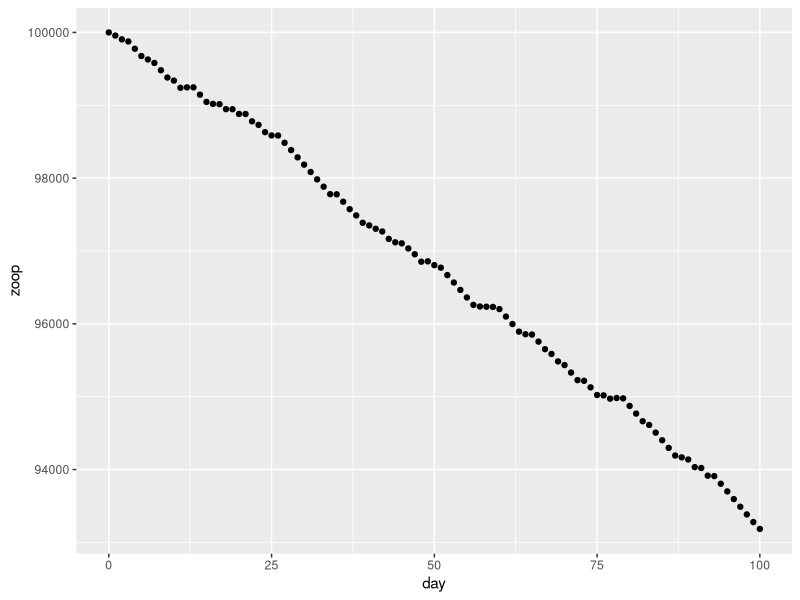
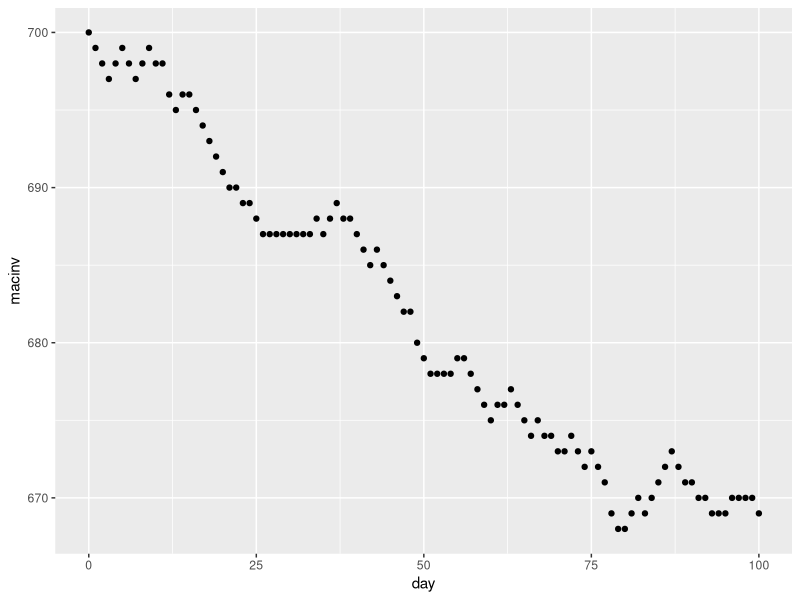
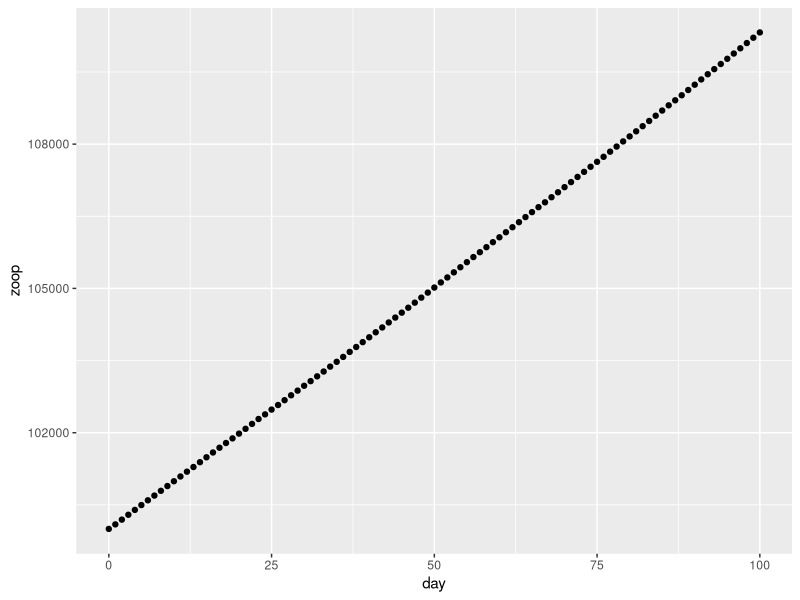
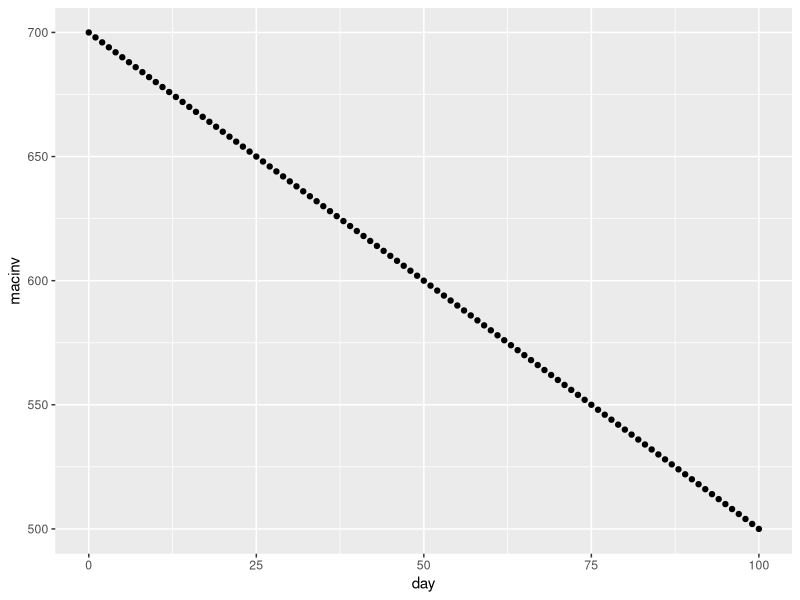

Reproduce these figures in R, in order.
# ZOO 955 HW 6 Hart, Adler, Butts: Individual Based Modeling

require(dplyr); require(ggplot2)

###=================== Randomly selecting zooplankton or macroinvertebrates ###===================
# initial populations
zoop = 100000
macinv = 700
yp = 1

# blank data frame
df<- data.frame(matrix(ncol=6, nrow=101))
colnames(df)<- c('day', 'zoop','macinv', 'biomass', 'mac_eat', 'zoop_eat')

# populating values in data frame
df$day = seq(0,100)
df$zoop[1] = zoop
df$macinv[1] = macinv
df$biomass = 0
df$mac_eat = 0
df$zoop_eat = 0

# setting the start population that will be updated through each iteration
current_pop = c(rep(colnames(df[2]), times = df[1,2]),
                rep(colnames(df[3]), times = df[1,3]))

for (i in 2: nrow(df)){
  # daily biomass consumption counter is reset each loop
  bm = 0
  
  # inner for loop
  
  for (j in 1:200){
    
    # sampling one individual from the populations of zoops & macinvs
    food = sample(current_pop, size = 1)
    
    # adding counts of what was eaten each day to the data frame
    if (food == 'macinv'){
      df$mac_eat[i] = df$mac_eat[i] + 1
    } else {
      df$zoop_eat[i] = df$zoop_eat[i] + 1
    }
    
    # removing the appropriate individual from the current population
    current_pop = current_pop[-match(food, current_pop)]
    
    # adding to the biomass counter with the assumption that macinvs are larger than zoops and will satiate the yellow perch quicker
    bm = bm + ifelse(food == 'macinv', 100, 1)
    
    # when yellow perch consume X bm, they are done for the day and the inner loop ends. Represents satiation. 
    if  (bm >= 300 ) break
    
  }
  
  # update final metrics to data frame
  
  # total biomass consumed on that day
  df$biomass[i] = bm
  
  # accounting for population growth
  new_zoop = ceiling(length(current_pop[current_pop == 'zoop'])*1.001)
  new_macinv = ceiling(length(current_pop[current_pop == 'macinv'])*1.0001)
  
  # new current population after predation and growth
  current_pop = c(rep('zoop', times = new_zoop),
                  rep('macinv', times = new_macinv))
  
  # tracking populations in the data frame
  df$zoop[i] = length(current_pop[current_pop == 'zoop'])
  df$macinv[i] = length(current_pop[current_pop == 'macinv'])
  
  
}

ggplot(df, aes(day, zoop))+
  geom_point()

ggplot(df, aes(day, macinv))+
  geom_point()

###=================== Preference for macroinvertebrates over zooplankton ###===================
# initial populations
zoop = 100000
macinv = 700
yp = 1

# blank data frame
df<- data.frame(matrix(ncol=6, nrow=101))
colnames(df)<- c('day', 'zoop','macinv', 'biomass', 'mac_eat', 'zoop_eat')

# populating values in data frame
df$day = seq(0,100)
df$zoop[1] = zoop
df$macinv[1] = macinv
df$biomass = 0
df$mac_eat = 0
df$zoop_eat = 0

# setting the start population that will be updated through each iteration
current_pop = c(rep(colnames(df[2]), times = df[1,2]),
                rep(colnames(df[3]), times = df[1,3]))

for (i in 2: nrow(df)){
  # daily biomass consumption counter is reset each loop
  bm = 0
  
  # inner for loop
  
  for (j in 1:200){
    
    # sampling one individual from the populations of zoops & macinvs
    food = sample(c('macinv', 'zoop'), size = 1, prob = c(.60,.40))
    
    # adding counts of what was eaten each day to the data frame
    if (food == 'macinv'){
      df$mac_eat[i] = df$mac_eat[i] + 1
    } else {
      df$zoop_eat[i] = df$zoop_eat[i] + 1
    }
    
    # removing the appropriate individual from the current population
    current_pop = current_pop[-match(food, current_pop)]
    
    # adding to the biomass counter with the assumption that macinvs are larger than zoops and will satiate the yellow perch quicker
    bm = bm + ifelse(food == 'macinv', 100, 1)
    
    # Add in a satiation term, so when Yellow perch eat 300 individuals they feel satiated
    if  (bm >= 300 ) break
    
  }
  
  # update final metrics to data frame
  
  # total biomass consumed on that day
  df$biomass[i] = bm
  
  # accounting for population growth
  new_zoop = ceiling(length(current_pop[current_pop == 'zoop'])*1.001)
  new_macinv = ceiling(length(current_pop[current_pop == 'macinv'])*1.0001)
  
  # new current population after predation and growth
  current_pop = c(rep('zoop', times = new_zoop),
                  rep('macinv', times = new_macinv))
  
  # tracking populations in the data frame
  df$zoop[i] = length(current_pop[current_pop == 'zoop'])
  df$macinv[i] = length(current_pop[current_pop == 'macinv'])
  
  
}

ggplot(df, aes(day, zoop))+
  geom_point()

ggplot(df, aes(day, macinv))+
  geom_point()
